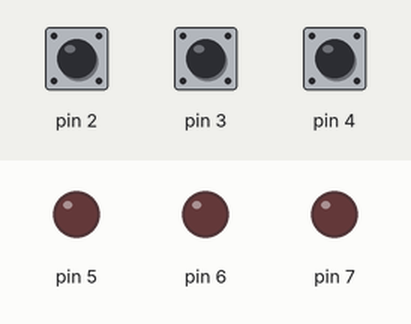
This sketch was run on a simulated Arduino Uno, built with avr-gcc and run on an emulated ATmega328P. Shown: output pins drawn as LEDs (lit = HIGH). Dashed ring = blinking. The test bench sets the inputs (shaded band); at power-on: pin 2 LOW, pin 3 LOW, pin 4 LOW.

Above: at 1.2 s.
1.3 s: pin 2 driven HIGH
At 1.4 s:
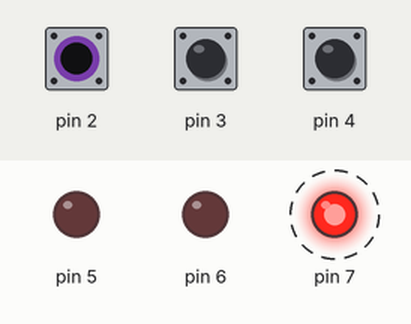
4.3 s: pin 2 driven LOW
At 5.5 s:
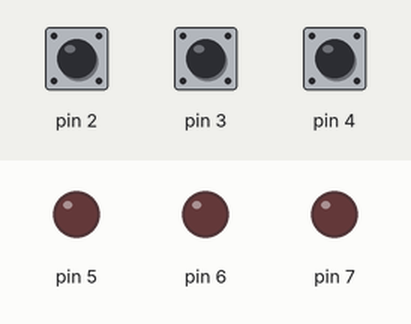
5.8 s: pin 3 driven HIGH
At 6.4 s:
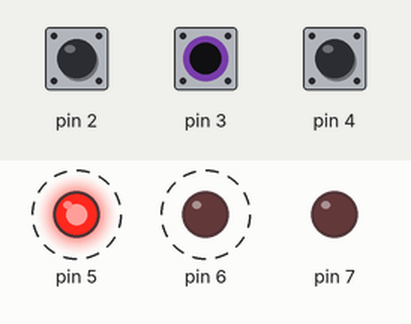
8.8 s: pin 3 driven LOW
At 9.1 s:
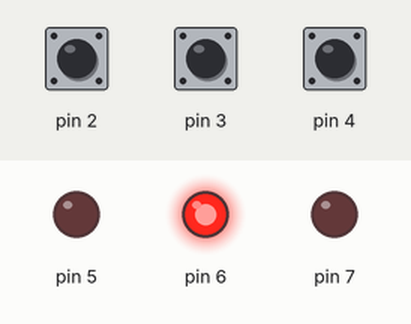
Timing chart, 0 to 11.8 s (numbered marks = the images above; inputs shaded):
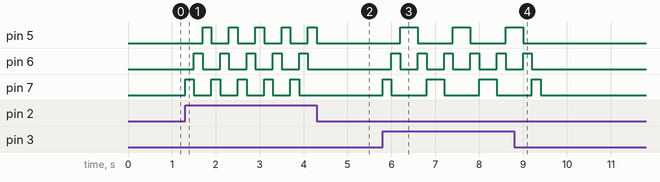

The sketch:

sketch.ino
```cpp
int tombol1 = 0;
int tombol2 = 0;
int tombol3 = 0;

void setup() {
  // put your setup code here, to run once:
  pinMode(2, INPUT);
  pinMode(3, INPUT);
  pinMode(4, INPUT);
  pinMode(5, OUTPUT);
  pinMode(6, OUTPUT);
  pinMode(7, OUTPUT);
}

void loop() {
  // put your main code here, to run repeatedly:
  tombol1 = digitalRead(2);
  tombol2 = digitalRead(3);
  tombol3 = digitalRead(4);

  if(tombol1 == HIGH) {
    ke_kanan();
  } else if (tombol2 == HIGH) {
    ke_kanan();
    ke_kiri();
  } else if (tombol3 == HIGH) {
    ke_kiri();
  } else {
    digitalWrite(4, LOW);
    digitalWrite(5, LOW);
    digitalWrite(6, LOW);
  }
}

void ke_kanan(){
  digitalWrite(7, HIGH);
  delay(200);
  digitalWrite(7, LOW);
  digitalWrite(6, HIGH);
  delay(200);
  digitalWrite(6, LOW);
  digitalWrite(5, HIGH);
  delay(200);
  digitalWrite(5, LOW);
}
void ke_kiri(){
  digitalWrite(5, HIGH);
  delay(200);
  digitalWrite(5, LOW);
  digitalWrite(6, HIGH);
  delay(200);
  digitalWrite(6, LOW);
  digitalWrite(7, HIGH);
  delay(200);
  digitalWrite(7, LOW);
}
```

Measured:
- after the input at 1.3 s, pin 5: alternates HIGH for 0.20 s and LOW for 0.40 s, starting after 0.40 s; pin 6: alternates HIGH for 0.20 s and LOW for 0.40 s, starting after 0.20 s; pin 7: alternates HIGH for 0.20 s and LOW for 0.40 s, starting at once
- after the input at 4.3 s, pin 5: goes on until 4.3 s, then stays LOW; pin 6, pin 7: stops changing and stays LOW
- after the input at 5.8 s, pin 5: alternates HIGH for 0.40 s and LOW for 0.80 s, starting after 0.40 s; pin 6: alternates HIGH for 0.20 s and LOW for 0.40 s, starting after 0.20 s; pin 7: LOW → HIGH at once, then repeats every 1.2 s: LOW 0.80 s, HIGH 0.40 s
- after the input at 8.8 s, pin 5: goes on until 9.0 s, then stays LOW; pin 6: goes on until 9.2 s, then stays LOW
